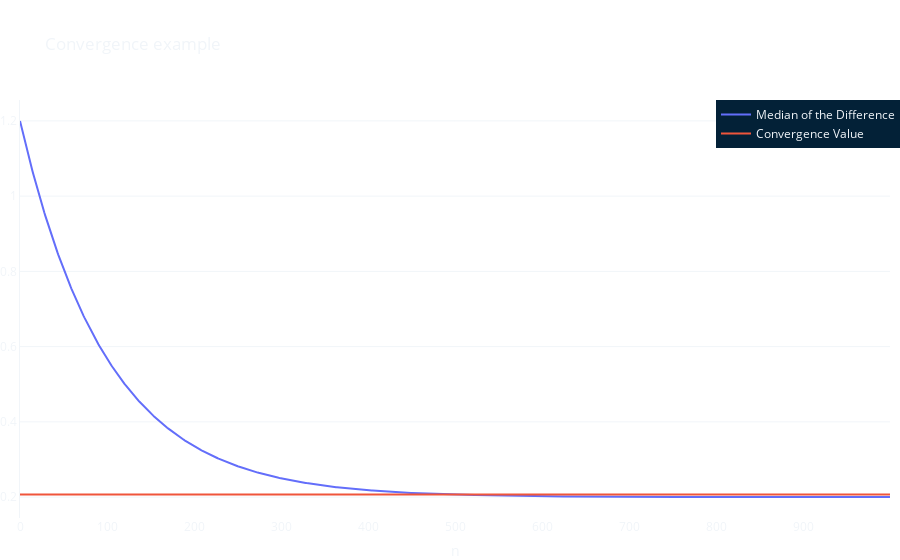

The code cell stored with this chart in its notebook:
### Markdown cell above
## Update problem

The issue with the vanilla implementation is that it has no way of recognizing when the ratings (and implicitly the underlying aproximated probabilities) are too different from the real values. Neither has it the ability to react to the size of this difference, as the update parameter $k$ is assumed constant. Let us run some tests on the number of games to convergence and the distribution of the difference after convergence.

First, we need to agree on what we mean by "convergence". Say we have the distribution for $D_{A, B}(n) = |P_{A, B}(n) - \bar{P}_{A, B}(n)|$. Integrating the match number $n$ into the equation allows both the actual probabilities and the approximations to change through time, which is a healthy assumption as teams can train and hone their abilities. We can then define the convergence $C_{A, B}$ as:

$ \begin{align}
    \nonumber C_{A, B}(N) = \sum_{n=0}^N w(n) \cdot F_{D_{A, B}(n)}^{-1}(1/2)
\end{align} $

It looks scary, but is quite simple. $F_{D_{A, B}(n)}^{-1}(1/2)$ denotes the median (or $50\%$ quantile) of $D_{A, B}(n)$. We do this because we want something stable on which to measure convergence. The next step is to measure the rate of change of this median as we step further into the games, thus we wight the median according to $n$. We want to tune $w(n)$ such that it gives more importance to bigger $n$'s, which we assume would have converged better than smaller ones.

Let us see how this works if $F_{D_{A, B}(n)}^{-1}(1/2) = e^{-n / 100} + 0.2$ and $w(n) = \frac{e^\frac{-5n}{N}}{\sum_{k=0}^N e^\frac{-5k}{N}}$.

### Code cell
N = 1000
n = np.array(list(range(N)))
median = np.e ** (-n / 100) + 0.2

fig = go.Figure(layout=layout_dict | dict(title='Convergence example', legend=dict(x=0.8, bgcolor=background_color), xaxis=dict(title='n')))

# Plot the median
fig.add_trace(go.Scatter(x=n, y=median, name='Median of the Difference'))

# Plot convergenve value
weights = np.e ** -np.linspace(5, 0, N)
weights /= sum(weights)
convergence = sum(median * weights)
fig.add_trace(go.Scatter(x=n, y=[convergence] * N, name='Convergence Value'))


fig.show()

### Figure 1 — Plotly figure (JSON) as saved in the notebook; plotly's stock layout.template omitted (floating-point values rounded to 4 significant figures; data arrays with more than 128 entries replaced by an {"elided": "..."} marker saying what was removed)
{"data": [{"name": "Median of the Difference", "type": "scatter", "x": {"elided": "1000 int values"}, "y": {"elided": "1000 float values"}}, {"name": "Convergence Value", "type": "scatter", "x": {"elided": "1000 int values"}, "y": {"elided": "1000 float values"}}], "layout": {"font": {"color": "#f1f5f9"}, "legend": {"bgcolor": "#032137", "x": 0.8}, "margin": {"b": 0, "l": 0, "r": 0}, "paper_bgcolor": "rgba(0,0,0,0)", "plot_bgcolor": "rgba(0,0,0,0)", "title": {"text": "Convergence example"}, "xaxis": {"title": {"text": "n"}}, "yaxis": {"gridcolor": "#f1f5f9", "linecolor": "#f1f5f9", "zerolinecolor": "#f1f5f9"}}}
